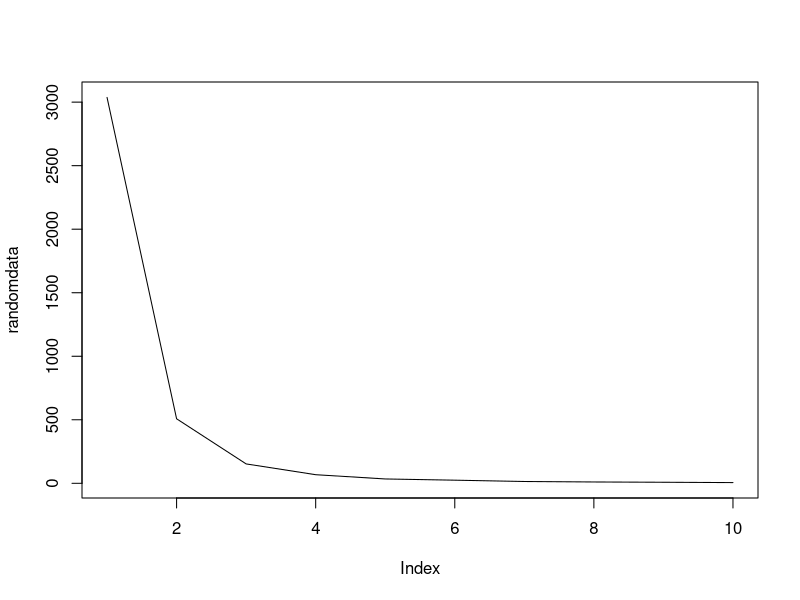

Here is the R script that generated this plot: (Note: this script raises an error after producing the figure.)



# random R probability tests


# This creates a loop to see how long on average it takes to create w many unique numbers out of a pool of l numbers
# it uses 100 experiments and then averages them 
# l cannot be less than w!!!!!
uniquenumbers = function(w,l){
  y = 0
  tries = c()
  while(y< 101){
    
    randonum = 0
    z = 0
    
    
    while(length(unique(randonum)) <10){
      randonum = sample(1:l,w,replace = TRUE )
      
      z= z+1
      
    }
    
    tries[y] = z
    y = y+1
    
  }
  return(mean(tries))
}



# This for loop runs the experiemt using the miniumin number pool size to a pool size that is 10 numbers larger
randomdata = c()
for (i in 1:10){
  # print(uniquenumbers(i+9,10))
  randomdata[i] = uniquenumbers(i+9,10)
}

randomdatagraph = plot(randomdata, type = "l")

#does not do much other than perform a bunch of mathematical calculations
(df[,3]**runif(1))*(df[,2] +4)



# testing to see if the random number generation of R is accurate
signficant = 0
insignificant = 0


for (t in 1:10000){
  randomatrix = matrix(runif(50), nrow = 5, ncol = 10)
  randomatrix2 = matrix(runif(50), nrow = 5, ncol = 10)
  
  ttest = t.test(randomatrix,randomatrix2)
  if (ttest$p.value<.05){
    signficant = signficant+1
  }
  else{
    
    insignificant = insignificant +1
  }
  
}

# gives percentage of signigicant similarites
signficant/10000
